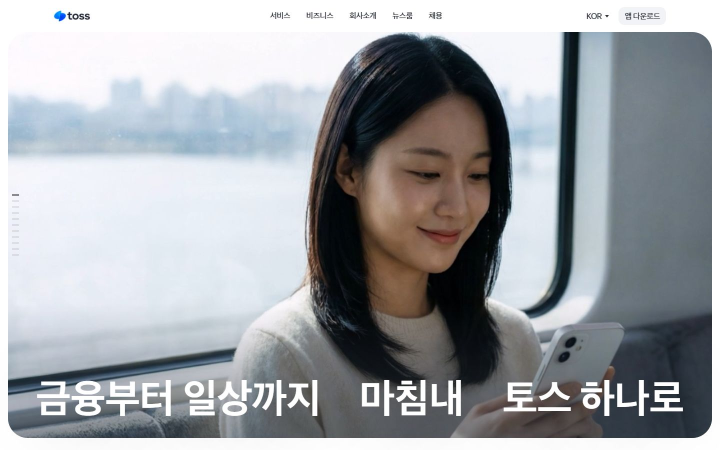
#> input picture references/prot-1593/toss_hero.jpg, 1440 x 900 px (shown at 1/2 size)
$ python trio.py out.png ../../references/prot-1593/phone_render_example.jpg ../../references/prot-1593/toss_hero.jpg
#> lines starting #> are read from the running program, lines starting #| are printed output that depends on the picture
import sys
from pathlib import Path
from PIL import Image, ImageDraw, ImageFont

FONTS = ["C:/Windows/Fonts/malgunbd.ttf", "C:/Windows/Fonts/malgun.ttf", "/System/Library/Fonts/AppleSDGothicNeo.ttc", "/usr/share/fonts/truetype/nanum/NanumGothicBold.ttf"]


def font(size):
    for f in FONTS:
        if Path(f).exists():
            return ImageFont.truetype(f, size)
    return ImageFont.load_default()


def main():
    if len(sys.argv) < 4 or (len(sys.argv) - 2) % 2:
        sys.exit("usage: trio.py out.jpg label1 img1 label2 img2 [label3 img3]")
    out = sys.argv[1]
    items = [(sys.argv[i], sys.argv[i + 1]) for i in range(2, len(sys.argv), 2)]
    col_w = 900
    bar = 46
    imgs = []
    for label, path in items:
        im = Image.open(path).convert("RGB")
#> im is the input picture: PIL image 1440x900 RGB; mean R, G, B 160.2, 163.5, 167.8
        im = im.resize((col_w, round(im.height * col_w / im.width)), Image.LANCZOS)
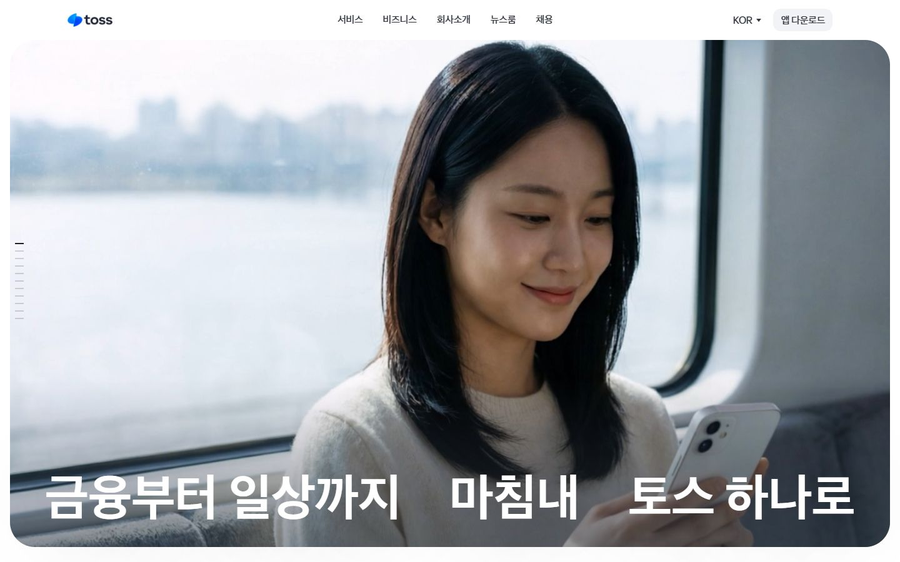
#> im: PIL image 900x562 RGB; mean R, G, B 160.2, 163.5, 167.7
        imgs.append((label, im))
    h = max(im.height for _, im in imgs) + bar
#> h = 608
    sheet = Image.new("RGB", (col_w * len(imgs) + 12 * (len(imgs) - 1), h), (20, 20, 20))
#> sheet: PIL image 900x608 RGB; every value is 20
    draw = ImageDraw.Draw(sheet)
    f = font(24)
    x = 0
    for label, im in imgs:
        sheet.paste(im, (x, bar))
        draw.text((x + 14, 9), label, fill=(255, 255, 255), font=f)
        x += col_w + 12
#> this loop made 1 pass
#> x on pass 1: 912
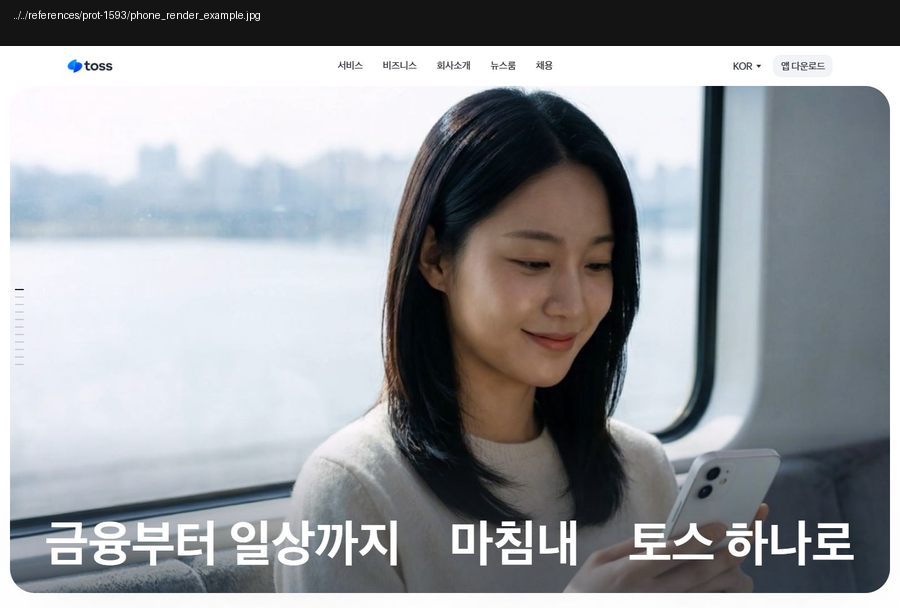
#> sheet: PIL image 900x608 RGB; mean R, G, B 149.8, 152.8, 156.8
#> after the loop, x = 912
    sheet.save(out, quality=82)
    print(out, sheet.size)
#| out.png (900, 608)


main()
